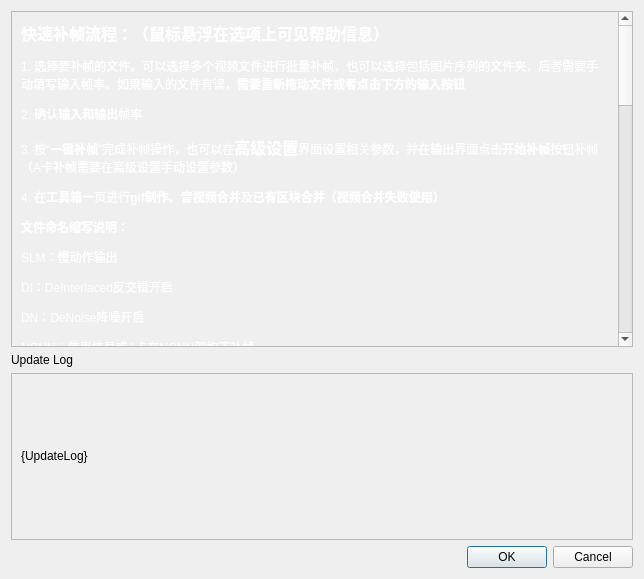
<?xml version="1.0" encoding="UTF-8"?>
<ui version="4.0">
 <class>Dialog</class>
 <widget class="QDialog" name="Dialog">
  <property name="geometry">
   <rect>
    <x>0</x>
    <y>0</y>
    <width>644</width>
    <height>579</height>
   </rect>
  </property>
  <property name="windowTitle">
   <string>Dialog</string>
  </property>
  <layout class="QGridLayout" name="gridLayout">
   <item row="4" column="0">
    <widget class="QScrollArea" name="scrollArea">
     <property name="sizePolicy">
      <sizepolicy hsizetype="Expanding" vsizetype="Preferred">
       <horstretch>0</horstretch>
       <verstretch>0</verstretch>
      </sizepolicy>
     </property>
     <property name="widgetResizable">
      <bool>true</bool>
     </property>
     <widget class="QWidget" name="scrollAreaWidgetContents">
      <property name="geometry">
       <rect>
        <x>0</x>
        <y>0</y>
        <width>607</width>
        <height>1114</height>
       </rect>
      </property>
      <layout class="QVBoxLayout" name="verticalLayout_3">
       <item>
        <widget class="QLabel" name="label_7">
         <property name="sizePolicy">
          <sizepolicy hsizetype="Expanding" vsizetype="Expanding">
           <horstretch>0</horstretch>
           <verstretch>0</verstretch>
          </sizepolicy>
         </property>
         <property name="text">
          <string>&lt;html&gt;&lt;head/&gt;&lt;body&gt;&lt;p&gt;&lt;span style=&quot; font-size:12pt; font-weight:600; color:#ffffff;&quot;&gt;快速补帧流程：（鼠标悬浮在选项上可见帮助信息）&lt;/span&gt;&lt;/p&gt;&lt;p&gt;&lt;span style=&quot; color:#ffffff;&quot;&gt;1. 选择要补帧的文件。可以选择多个视频文件进行批量补帧，也可以选择包括图片序列的文件夹，后者需要手动填写输入帧率。如果输入的文件有误，&lt;/span&gt;&lt;span style=&quot; font-weight:600; color:#ffffff;&quot;&gt;需要重新拖动文件或者点击下方的输入按钮&lt;/span&gt;&lt;/p&gt;&lt;p&gt;&lt;span style=&quot; color:#ffffff;&quot;&gt;2. 确认&lt;/span&gt;&lt;span style=&quot; font-weight:600; color:#ffffff;&quot;&gt;输入和输出&lt;/span&gt;&lt;span style=&quot; color:#ffffff;&quot;&gt;帧率&lt;/span&gt;&lt;/p&gt;&lt;p&gt;&lt;span style=&quot; color:#ffffff;&quot;&gt;3. 按“&lt;/span&gt;&lt;span style=&quot; font-weight:600; color:#ffffff;&quot;&gt;一键补帧&lt;/span&gt;&lt;span style=&quot; color:#ffffff;&quot;&gt;”完成补帧操作，也可以在&lt;/span&gt;&lt;span style=&quot; font-size:12pt; font-weight:600; color:#ffffff;&quot;&gt;高级设置&lt;/span&gt;&lt;span style=&quot; color:#ffffff;&quot;&gt;界面设置相关参数，并在输出界面点击&lt;/span&gt;&lt;span style=&quot; font-weight:600; color:#ffffff;&quot;&gt;开始补帧&lt;/span&gt;&lt;span style=&quot; color:#ffffff;&quot;&gt;按钮补帧（A卡补帧需要在高级设置手动设置参数）&lt;/span&gt;&lt;/p&gt;&lt;p&gt;&lt;span style=&quot; color:#ffffff;&quot;&gt;4. 在&lt;/span&gt;&lt;span style=&quot; font-weight:600; color:#ffffff;&quot;&gt;工具箱&lt;/span&gt;&lt;span style=&quot; color:#ffffff;&quot;&gt;一页进行&lt;/span&gt;&lt;span style=&quot; font-weight:600; color:#ffffff;&quot;&gt;gif制作&lt;/span&gt;&lt;span style=&quot; color:#ffffff;&quot;&gt;、&lt;/span&gt;&lt;span style=&quot; font-weight:600; color:#ffffff;&quot;&gt;音视频合并&lt;/span&gt;&lt;span style=&quot; color:#ffffff;&quot;&gt;及&lt;/span&gt;&lt;span style=&quot; font-weight:600; color:#ffffff;&quot;&gt;已有区块合并（视频合并失败使用）&lt;/span&gt;&lt;/p&gt;&lt;p&gt;&lt;span style=&quot; font-weight:600; color:#ffffff;&quot;&gt;文件命名缩写说明：&lt;/span&gt;&lt;/p&gt;&lt;p&gt;&lt;span style=&quot; color:#ffffff;&quot;&gt;SLM：慢动作输出&lt;/span&gt;&lt;/p&gt;&lt;p&gt;&lt;span style=&quot; color:#ffffff;&quot;&gt;DI：DeInterlaced反交错开启&lt;/span&gt;&lt;/p&gt;&lt;p&gt;&lt;span style=&quot; color:#ffffff;&quot;&gt;DN：DeNoise降噪开启&lt;/span&gt;&lt;/p&gt;&lt;p&gt;&lt;span style=&quot; color:#ffffff;&quot;&gt;NCNN：使用核显或A卡在NCNN架构下补帧&lt;/span&gt;&lt;/p&gt;&lt;p&gt;&lt;span style=&quot; color:#ffffff;&quot;&gt;FP16：开启N卡半精度模式&lt;/span&gt;&lt;/p&gt;&lt;p&gt;&lt;span style=&quot; color:#ffffff;&quot;&gt;SA：Scale Auto动态光流尺度&lt;/span&gt;&lt;/p&gt;&lt;p&gt;&lt;span style=&quot; color:#ffffff;&quot;&gt;RR：RIFE-Reversed反向光流&lt;/span&gt;&lt;/p&gt;&lt;p&gt;&lt;span style=&quot; color:#ffffff;&quot;&gt;RFE：RIFE-Foward Ensemble双向光流&lt;/span&gt;&lt;/p&gt;&lt;p&gt;&lt;span style=&quot; color:#ffffff;&quot;&gt;TTA：TTA模式&lt;/span&gt;&lt;/p&gt;&lt;p&gt;&lt;span style=&quot; color:#ffffff;&quot;&gt;SR：SuperResolution使用超分&lt;/span&gt;&lt;/p&gt;&lt;p&gt;&lt;span style=&quot; color:#ffffff;&quot;&gt;RD：Remove Duplicates去除重复帧模式&lt;/span&gt;&lt;/p&gt;&lt;p&gt;&lt;span style=&quot; font-weight:600; color:#ffffff;&quot;&gt;注意事项：&lt;/span&gt;&lt;/p&gt;&lt;p&gt;&lt;span style=&quot; color:#ffffff;&quot;&gt;显示“Programfinished”则任务完成&lt;/span&gt;&lt;/p&gt;&lt;p&gt;&lt;span style=&quot; color:#ffffff;&quot;&gt;如果遇到任何问题，请将基础设置、输出窗口截全图，不要录屏，并导出当前设置为settings.log文件并联系开发人员解决，群号在首页说明&lt;/span&gt;&lt;/p&gt;&lt;p&gt;&lt;span style=&quot; color:#ffffff;&quot;&gt;&lt;br/&gt;&lt;/span&gt;&lt;/p&gt;&lt;p&gt;&lt;span style=&quot; color:#ffffff;&quot;&gt;参数说明：&lt;/span&gt;&lt;/p&gt;&lt;p&gt;&lt;span style=&quot; color:#ffffff;&quot;&gt;R:当前渲染的帧数，&lt;/span&gt;&lt;/p&gt;&lt;p&gt;&lt;span style=&quot; color:#ffffff;&quot;&gt;C:当前处理的帧数，&lt;/span&gt;&lt;/p&gt;&lt;p&gt;&lt;span style=&quot; color:#ffffff;&quot;&gt;S:最近识别到的转场，&lt;/span&gt;&lt;/p&gt;&lt;p&gt;&lt;span style=&quot; color:#ffffff;&quot;&gt;SC：识别到的转场数量，&lt;/span&gt;&lt;/p&gt;&lt;p&gt;&lt;span style=&quot; color:#ffffff;&quot;&gt;TAT：TaskAcquireTime，单帧任务获取时间，即任务阻塞时间，如果该值过大，请考虑增加虚拟内存&lt;/span&gt;&lt;/p&gt;&lt;p&gt;&lt;span style=&quot; color:#ffffff;&quot;&gt;PT：ProcessTime，单帧任务处理时间，单帧补帧（+超分）花费时间&lt;/span&gt;&lt;/p&gt;&lt;p&gt;&lt;span style=&quot; color:#ffffff;&quot;&gt;QL：QueueLength，任务队列长度&lt;/span&gt;&lt;/p&gt;&lt;p&gt;&lt;span style=&quot; font-weight:600; color:#ffffff;&quot;&gt;对于上述参数的特别说明：&lt;/span&gt;&lt;/p&gt;&lt;p&gt;&lt;span style=&quot; color:#ffffff;&quot;&gt;（1）如果发现硬盘占用时常100%，建议及时更换硬盘（说明你硬盘快坏了）&lt;/span&gt;&lt;/p&gt;&lt;p&gt;&lt;span style=&quot; color:#ffffff;&quot;&gt;（2）QL值长期维持在10以下说明&lt;/span&gt;&lt;span style=&quot; font-weight:600; color:#ffffff;&quot;&gt;拆帧遇到瓶颈&lt;/span&gt;&lt;span style=&quot; color:#ffffff;&quot;&gt;，请开启&lt;/span&gt;&lt;span style=&quot; font-weight:600; color:#ffffff;&quot;&gt;快速拆帧&lt;/span&gt;&lt;span style=&quot; color:#ffffff;&quot;&gt;或者更换单核性能更强的CPU&lt;/span&gt;&lt;/p&gt;&lt;p&gt;&lt;span style=&quot; color:#ffffff;&quot;&gt;（3）TAT值长期不为0说明&lt;/span&gt;&lt;span style=&quot; font-weight:600; color:#ffffff;&quot;&gt;编码遇到瓶颈&lt;/span&gt;&lt;span style=&quot; color:#ffffff;&quot;&gt;，建议更换fast或ultrafast编码，或者更换性能更强的CPU。Intel处理器在开启核显后可使用QSV编码（Intel核显使用的硬件编码）&lt;/span&gt;&lt;/p&gt;&lt;p&gt;&lt;span style=&quot; color:#ffffff;&quot;&gt;（4）TAT值为0，且QL值稳定在较高的值，说明补帧的限制主要在显卡性能上，能最大程度榨干显卡的性能，&lt;/span&gt;&lt;span style=&quot; font-weight:600; color:#ffffff;&quot;&gt;此为理想的正常情况&lt;/span&gt;&lt;span style=&quot; color:#ffffff;&quot;&gt;。&lt;/span&gt;&lt;/p&gt;&lt;p&gt;&lt;span style=&quot; color:#ffffff;&quot;&gt;（5）对于30系显卡，有一定动手能力的可自行替换torch与torchvision。将SVFI交流群文件内的torch压缩包解压至软件所在根目录替换即可（请先删除原文件夹里的文件）后续Steam会上线30系显卡专用免费DLC。&lt;/span&gt;&lt;/p&gt;&lt;p&gt;&lt;span style=&quot; color:#ffffff;&quot;&gt;（6）如果软件卡死长达5分钟，请直接右上角强制终止&lt;/span&gt;&lt;/p&gt;&lt;p&gt;&lt;span style=&quot; font-weight:600; font-style:italic; color:#ffffff;&quot;&gt;软件最终解释权归SVFI开发团队所有&lt;/span&gt;&lt;/p&gt;&lt;p&gt;&lt;span style=&quot; color:#ffffff;&quot;&gt;&lt;br/&gt;&lt;/span&gt;&lt;/p&gt;&lt;/body&gt;&lt;/html&gt;</string>
         </property>
         <property name="scaledContents">
          <bool>true</bool>
         </property>
         <property name="wordWrap">
          <bool>true</bool>
         </property>
        </widget>
       </item>
      </layout>
     </widget>
    </widget>
   </item>
   <item row="7" column="0">
    <widget class="QDialogButtonBox" name="buttonBox">
     <property name="orientation">
      <enum>Qt::Horizontal</enum>
     </property>
     <property name="standardButtons">
      <set>QDialogButtonBox::Cancel|QDialogButtonBox::Ok</set>
     </property>
    </widget>
   </item>
   <item row="6" column="0">
    <widget class="QScrollArea" name="scrollArea_2">
     <property name="widgetResizable">
      <bool>true</bool>
     </property>
     <widget class="QWidget" name="scrollAreaWidgetContents_2">
      <property name="geometry">
       <rect>
        <x>0</x>
        <y>0</y>
        <width>624</width>
        <height>252</height>
       </rect>
      </property>
      <layout class="QVBoxLayout" name="verticalLayout">
       <item>
        <widget class="QLabel" name="label">
         <property name="text">
          <string>&lt;!DOCTYPE HTML PUBLIC &quot;-//W3C//DTD HTML 4.0//EN&quot; &quot;http://www.w3.org/TR/REC-html40/strict.dtd&quot;&gt;
&lt;html&gt;&lt;head&gt;&lt;meta name=&quot;qrichtext&quot; content=&quot;1&quot; /&gt;&lt;style type=&quot;text/css&quot;&gt;
p, li { white-space: pre-wrap; }
&lt;/style&gt;&lt;/head&gt;&lt;body style=&quot; font-family:'SimSun'; font-size:9pt; font-weight:400; font-style:normal;&quot;&gt;
&lt;p style=&quot; margin-top:12px; margin-bottom:12px; margin-left:0px; margin-right:0px; -qt-block-indent:0; text-indent:0px;&quot;&gt;&lt;span style=&quot; color:#000000;&quot;&gt;{UpdateLog}&lt;/span&gt;&lt;/p&gt;&lt;/body&gt;&lt;/html&gt;</string>
         </property>
        </widget>
       </item>
      </layout>
     </widget>
    </widget>
   </item>
   <item row="5" column="0">
    <widget class="QLabel" name="label_2">
     <property name="text">
      <string>Update Log</string>
     </property>
    </widget>
   </item>
  </layout>
 </widget>
 <resources/>
 <connections>
  <connection>
   <sender>buttonBox</sender>
   <signal>accepted()</signal>
   <receiver>Dialog</receiver>
   <slot>accept()</slot>
   <hints>
    <hint type="sourcelabel">
     <x>248</x>
     <y>254</y>
    </hint>
    <hint type="destinationlabel">
     <x>157</x>
     <y>274</y>
    </hint>
   </hints>
  </connection>
  <connection>
   <sender>buttonBox</sender>
   <signal>rejected()</signal>
   <receiver>Dialog</receiver>
   <slot>reject()</slot>
   <hints>
    <hint type="sourcelabel">
     <x>316</x>
     <y>260</y>
    </hint>
    <hint type="destinationlabel">
     <x>286</x>
     <y>274</y>
    </hint>
   </hints>
  </connection>
 </connections>
</ui>
